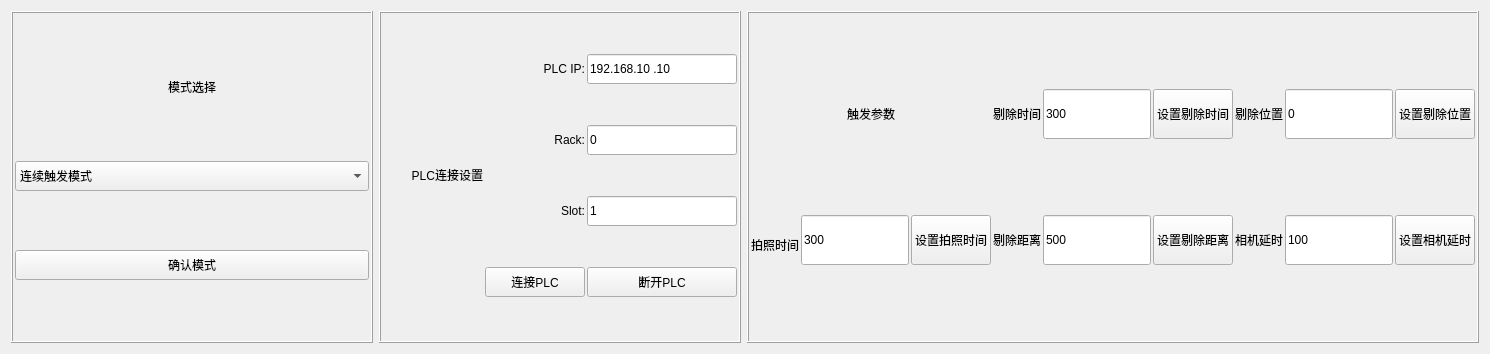
         <widget class="QWidget" name="scrollAreaWidgetContents3">
          <property name="geometry">
           <rect>
            <x>0</x>
            <y>0</y>
            <width>1490</width>
            <height>354</height>
           </rect>
          </property>
          <property name="styleSheet">
           <string notr="true">QWidget#scrollAreaWidgetContents3 {
    border: none;
    background: #FFFFFF;
}</string>
          </property>
          <layout class="QHBoxLayout" name="horizontalLayout_4">
           <item>
            <widget class="QFrame" name="tab3_frame1">
             <property name="sizePolicy">
              <sizepolicy hsizetype="Preferred" vsizetype="Preferred">
               <horstretch>0</horstretch>
               <verstretch>0</verstretch>
              </sizepolicy>
             </property>
             <property name="styleSheet">
              <string notr="true">font: 12pt &quot;黑体&quot;;</string>
             </property>
             <property name="frameShape">
              <enum>QFrame::Box</enum>
             </property>
             <property name="frameShadow">
              <enum>QFrame::Raised</enum>
             </property>
             <layout class="QVBoxLayout" name="verticalLayout_3">
              <property name="spacing">
               <number>2</number>
              </property>
              <property name="leftMargin">
               <number>2</number>
              </property>
              <property name="topMargin">
               <number>2</number>
              </property>
              <property name="rightMargin">
               <number>2</number>
              </property>
              <property name="bottomMargin">
               <number>2</number>
              </property>
              <item>
               <widget class="QLabel" name="label_15">
                <property name="sizePolicy">
                 <sizepolicy hsizetype="Preferred" vsizetype="Preferred">
                  <horstretch>0</horstretch>
                  <verstretch>0</verstretch>
                 </sizepolicy>
                </property>
                <property name="minimumSize">
                 <size>
                  <width>0</width>
                  <height>30</height>
                 </size>
                </property>
                <property name="maximumSize">
                 <size>
                  <width>16777215</width>
                  <height>30</height>
                 </size>
                </property>
                <property name="text">
                 <string>模式选择</string>
                </property>
                <property name="alignment">
                 <set>Qt::AlignCenter</set>
                </property>
               </widget>
              </item>
              <item>
               <widget class="QComboBox" name="comboBox_3">
                <property name="sizePolicy">
                 <sizepolicy hsizetype="Preferred" vsizetype="Fixed">
                  <horstretch>0</horstretch>
                  <verstretch>0</verstretch>
                 </sizepolicy>
                </property>
                <property name="minimumSize">
                 <size>
                  <width>0</width>
                  <height>30</height>
                 </size>
                </property>
                <property name="maximumSize">
                 <size>
                  <width>16777215</width>
                  <height>30</height>
                 </size>
                </property>
                <item>
                 <property name="text">
                  <string>连续触发模式</string>
                 </property>
                </item>
                <item>
                 <property name="text">
                  <string>间歇触发模式</string>
                 </property>
                </item>
               </widget>
              </item>
              <item>
               <widget class="QPushButton" name="plcmodebtn">
                <property name="sizePolicy">
                 <sizepolicy hsizetype="Preferred" vsizetype="Fixed">
                  <horstretch>0</horstretch>
                  <verstretch>0</verstretch>
                 </sizepolicy>
                </property>
                <property name="minimumSize">
                 <size>
                  <width>0</width>
                  <height>30</height>
                 </size>
                </property>
                <property name="maximumSize">
                 <size>
                  <width>16777215</width>
                  <height>30</height>
                 </size>
                </property>
                <property name="text">
                 <string>确认模式</string>
                </property>
               </widget>
              </item>
             </layout>
            </widget>
           </item>
           <item>
            <widget class="QFrame" name="tab3_frame2">
             <property name="sizePolicy">
              <sizepolicy hsizetype="Preferred" vsizetype="Preferred">
               <horstretch>0</horstretch>
               <verstretch>0</verstretch>
              </sizepolicy>
             </property>
             <property name="styleSheet">
              <string notr="true">font: 12pt &quot;黑体&quot;;</string>
             </property>
             <property name="frameShape">
              <enum>QFrame::Box</enum>
             </property>
             <property name="frameShadow">
              <enum>QFrame::Raised</enum>
             </property>
             <layout class="QGridLayout" name="gridLayout_10">
              <property name="leftMargin">
               <number>2</number>
              </property>
              <property name="topMargin">
               <number>2</number>
              </property>
              <property name="rightMargin">
               <number>2</number>
              </property>
              <property name="bottomMargin">
               <number>2</number>
              </property>
              <property name="spacing">
               <number>2</number>
              </property>
              <item row="2" column="2">
               <widget class="QLabel" name="label_5">
                <property name="sizePolicy">
                 <sizepolicy hsizetype="Preferred" vsizetype="Preferred">
                  <horstretch>0</horstretch>
                  <verstretch>0</verstretch>
                 </sizepolicy>
                </property>
                <property name="minimumSize">
                 <size>
                  <width>0</width>
                  <height>30</height>
                 </size>
                </property>
                <property name="maximumSize">
                 <size>
                  <width>16777215</width>
                  <height>30</height>
                 </size>
                </property>
                <property name="text">
                 <string>Slot:</string>
                </property>
                <property name="alignment">
                 <set>Qt::AlignRight|Qt::AlignTrailing|Qt::AlignVCenter</set>
                </property>
               </widget>
              </item>
              <item row="3" column="3">
               <widget class="QPushButton" name="DisconnectpushButton">
                <property name="sizePolicy">
                 <sizepolicy hsizetype="Preferred" vsizetype="Fixed">
                  <horstretch>0</horstretch>
                  <verstretch>0</verstretch>
                 </sizepolicy>
                </property>
                <property name="minimumSize">
                 <size>
                  <width>0</width>
                  <height>30</height>
                 </size>
                </property>
                <property name="maximumSize">
                 <size>
                  <width>16777215</width>
                  <height>30</height>
                 </size>
                </property>
                <property name="text">
                 <string>断开PLC</string>
                </property>
               </widget>
              </item>
              <item row="2" column="3">
               <widget class="QLineEdit" name="lineEdit_3">
                <property name="sizePolicy">
                 <sizepolicy hsizetype="Preferred" vsizetype="Fixed">
                  <horstretch>0</horstretch>
                  <verstretch>0</verstretch>
                 </sizepolicy>
                </property>
                <property name="minimumSize">
                 <size>
                  <width>0</width>
                  <height>30</height>
                 </size>
                </property>
                <property name="maximumSize">
                 <size>
                  <width>16777215</width>
                  <height>30</height>
                 </size>
                </property>
                <property name="text">
                 <string>1</string>
                </property>
               </widget>
              </item>
              <item row="1" column="2">
               <widget class="QLabel" name="label_3">
                <property name="sizePolicy">
                 <sizepolicy hsizetype="Preferred" vsizetype="Preferred">
                  <horstretch>0</horstretch>
                  <verstretch>0</verstretch>
                 </sizepolicy>
                </property>
                <property name="minimumSize">
                 <size>
                  <width>0</width>
                  <height>30</height>
                 </size>
                </property>
                <property name="maximumSize">
                 <size>
                  <width>16777215</width>
                  <height>30</height>
                 </size>
                </property>
                <property name="text">
                 <string>Rack:</string>
                </property>
                <property name="alignment">
                 <set>Qt::AlignRight|Qt::AlignTrailing|Qt::AlignVCenter</set>
                </property>
               </widget>
              </item>
              <item row="3" column="2">
               <widget class="QPushButton" name="ConnectpushButton">
                <property name="sizePolicy">
                 <sizepolicy hsizetype="Preferred" vsizetype="Fixed">
                  <horstretch>0</horstretch>
                  <verstretch>0</verstretch>
                 </sizepolicy>
                </property>
                <property name="minimumSize">
                 <size>
                  <width>0</width>
                  <height>30</height>
                 </size>
                </property>
                <property name="maximumSize">
                 <size>
                  <width>16777215</width>
                  <height>30</height>
                 </size>
                </property>
                <property name="text">
                 <string>连接PLC</string>
                </property>
               </widget>
              </item>
              <item row="0" column="2">
               <widget class="QLabel" name="label_2">
                <property name="sizePolicy">
                 <sizepolicy hsizetype="Preferred" vsizetype="Preferred">
                  <horstretch>0</horstretch>
                  <verstretch>0</verstretch>
                 </sizepolicy>
                </property>
                <property name="minimumSize">
                 <size>
                  <width>0</width>
                  <height>30</height>
                 </size>
                </property>
                <property name="maximumSize">
                 <size>
                  <width>16777215</width>
                  <height>30</height>
                 </size>
                </property>
                <property name="text">
                 <string>PLC IP:</string>
                </property>
                <property name="alignment">
                 <set>Qt::AlignRight|Qt::AlignTrailing|Qt::AlignVCenter</set>
                </property>
               </widget>
              </item>
              <item row="0" column="3">
               <widget class="QLineEdit" name="lineEdit">
                <property name="sizePolicy">
                 <sizepolicy hsizetype="Preferred" vsizetype="Fixed">
                  <horstretch>0</horstretch>
                  <verstretch>0</verstretch>
                 </sizepolicy>
                </property>
                <property name="minimumSize">
                 <size>
                  <width>150</width>
                  <height>30</height>
                 </size>
                </property>
                <property name="maximumSize">
                 <size>
                  <width>16777215</width>
                  <height>30</height>
                 </size>
                </property>
                <property name="inputMask">
                 <string>000.000.000.000</string>
                </property>
                <property name="text">
                 <string>192.168.10.10</string>
                </property>
               </widget>
              </item>
              <item row="1" column="3">
               <widget class="QLineEdit" name="lineEdit_2">
                <property name="sizePolicy">
                 <sizepolicy hsizetype="Preferred" vsizetype="Fixed">
                  <horstretch>0</horstretch>
                  <verstretch>0</verstretch>
                 </sizepolicy>
                </property>
                <property name="minimumSize">
                 <size>
                  <width>0</width>
                  <height>30</height>
                 </size>
                </property>
                <property name="maximumSize">
                 <size>
                  <width>16777215</width>
                  <height>30</height>
                 </size>
                </property>
                <property name="text">
                 <string>0</string>
                </property>
               </widget>
              </item>
              <item row="0" column="1" rowspan="4">
               <widget class="QLabel" name="label_7">
                <property name="sizePolicy">
                 <sizepolicy hsizetype="Preferred" vsizetype="Fixed">
                  <horstretch>0</horstretch>
                  <verstretch>0</verstretch>
                 </sizepolicy>
                </property>
                <property name="minimumSize">
                 <size>
                  <width>0</width>
                  <height>40</height>
                 </size>
                </property>
                <property name="maximumSize">
                 <size>
                  <width>16777215</width>
                  <height>40</height>
                 </size>
                </property>
                <property name="text">
                 <string>PLC连接设置</string>
                </property>
                <property name="alignment">
                 <set>Qt::AlignRight|Qt::AlignTrailing|Qt::AlignVCenter</set>
                </property>
               </widget>
              </item>
             </layout>
            </widget>
           </item>
           <item>
            <widget class="QFrame" name="tab3_frame3">
             <property name="sizePolicy">
              <sizepolicy hsizetype="Preferred" vsizetype="Preferred">
               <horstretch>0</horstretch>
               <verstretch>0</verstretch>
              </sizepolicy>
             </property>
             <property name="styleSheet">
              <string notr="true">font: 12pt &quot;黑体&quot;;</string>
             </property>
             <property name="frameShape">
              <enum>QFrame::Box</enum>
             </property>
             <property name="frameShadow">
              <enum>QFrame::Raised</enum>
             </property>
             <layout class="QGridLayout" name="gridLayout_8">
              <property name="leftMargin">
               <number>2</number>
              </property>
              <property name="topMargin">
               <number>2</number>
              </property>
              <property name="rightMargin">
               <number>2</number>
              </property>
              <property name="bottomMargin">
               <number>2</number>
              </property>
              <property name="spacing">
               <number>2</number>
              </property>
              <item row="2" column="3">
               <widget class="QPushButton" name="pushButton_8">
                <property name="sizePolicy">
                 <sizepolicy hsizetype="Preferred" vsizetype="Fixed">
                  <horstretch>0</horstretch>
                  <verstretch>0</verstretch>
                 </sizepolicy>
                </property>
                <property name="minimumSize">
                 <size>
                  <width>0</width>
                  <height>50</height>
                 </size>
                </property>
                <property name="maximumSize">
                 <size>
                  <width>16777215</width>
                  <height>50</height>
                 </size>
                </property>
                <property name="text">
                 <string>设置拍照时间</string>
                </property>
               </widget>
              </item>
              <item row="2" column="6">
               <widget class="QPushButton" name="WriteVDpushButton_2">
                <property name="sizePolicy">
                 <sizepolicy hsizetype="Preferred" vsizetype="Fixed">
                  <horstretch>0</horstretch>
                  <verstretch>0</verstretch>
                 </sizepolicy>
                </property>
                <property name="minimumSize">
                 <size>
                  <width>0</width>
                  <height>50</height>
                 </size>
                </property>
                <property name="maximumSize">
                 <size>
                  <width>16777215</width>
                  <height>50</height>
                 </size>
                </property>
                <property name="text">
                 <string>设置剔除距离</string>
                </property>
               </widget>
              </item>
              <item row="2" column="8">
               <widget class="QLineEdit" name="lineEdit_4">
                <property name="sizePolicy">
                 <sizepolicy hsizetype="Preferred" vsizetype="Fixed">
                  <horstretch>0</horstretch>
                  <verstretch>0</verstretch>
                 </sizepolicy>
                </property>
                <property name="minimumSize">
                 <size>
                  <width>0</width>
                  <height>50</height>
                 </size>
                </property>
                <property name="maximumSize">
                 <size>
                  <width>16777215</width>
                  <height>50</height>
                 </size>
                </property>
                <property name="text">
                 <string>100</string>
                </property>
               </widget>
              </item>
              <item row="0" column="7">
               <widget class="QLabel" name="label_17">
                <property name="sizePolicy">
                 <sizepolicy hsizetype="Preferred" vsizetype="Fixed">
                  <horstretch>0</horstretch>
                  <verstretch>0</verstretch>
                 </sizepolicy>
                </property>
                <property name="minimumSize">
                 <size>
                  <width>0</width>
                  <height>50</height>
                 </size>
                </property>
                <property name="maximumSize">
                 <size>
                  <width>16777215</width>
                  <height>50</height>
                 </size>
                </property>
                <property name="text">
                 <string>剔除位置</string>
                </property>
                <property name="alignment">
                 <set>Qt::AlignRight|Qt::AlignTrailing|Qt::AlignVCenter</set>
                </property>
               </widget>
              </item>
              <item row="0" column="8">
               <widget class="QLineEdit" name="lineEdit_12">
                <property name="sizePolicy">
                 <sizepolicy hsizetype="Preferred" vsizetype="Fixed">
                  <horstretch>0</horstretch>
                  <verstretch>0</verstretch>
                 </sizepolicy>
                </property>
                <property name="minimumSize">
                 <size>
                  <width>0</width>
                  <height>50</height>
                 </size>
                </property>
                <property name="maximumSize">
                 <size>
                  <width>16777215</width>
                  <height>50</height>
                 </size>
                </property>
                <property name="text">
                 <string>0</string>
                </property>
               </widget>
              </item>
              <item row="2" column="2">
               <widget class="QLineEdit" name="lineEdit_20">
                <property name="sizePolicy">
                 <sizepolicy hsizetype="Preferred" vsizetype="Fixed">
                  <horstretch>0</horstretch>
                  <verstretch>0</verstretch>
                 </sizepolicy>
                </property>
                <property name="minimumSize">
                 <size>
                  <width>0</width>
                  <height>50</height>
                 </size>
                </property>
                <property name="maximumSize">
                 <size>
                  <width>16777215</width>
                  <height>50</height>
                 </size>
                </property>
                <property name="text">
                 <string>300</string>
                </property>
               </widget>
              </item>
              <item row="0" column="5">
               <widget class="QLineEdit" name="lineEdit_8">
                <property name="sizePolicy">
                 <sizepolicy hsizetype="Preferred" vsizetype="Fixed">
                  <horstretch>0</horstretch>
                  <verstretch>0</verstretch>
                 </sizepolicy>
                </property>
                <property name="minimumSize">
                 <size>
                  <width>0</width>
                  <height>50</height>
                 </size>
                </property>
                <property name="maximumSize">
                 <size>
                  <width>16777215</width>
                  <height>50</height>
                 </size>
                </property>
                <property name="text">
                 <string>300</string>
                </property>
               </widget>
              </item>
              <item row="2" column="7">
               <widget class="QLabel" name="label_13">
                <property name="sizePolicy">
                 <sizepolicy hsizetype="Preferred" vsizetype="Fixed">
                  <horstretch>0</horstretch>
                  <verstretch>0</verstretch>
                 </sizepolicy>
                </property>
                <property name="minimumSize">
                 <size>
                  <width>0</width>
                  <height>50</height>
                 </size>
                </property>
                <property name="maximumSize">
                 <size>
                  <width>16777215</width>
                  <height>50</height>
                 </size>
                </property>
                <property name="text">
                 <string>相机延时</string>
                </property>
                <property name="alignment">
                 <set>Qt::AlignRight|Qt::AlignTrailing|Qt::AlignVCenter</set>
                </property>
               </widget>
              </item>
              <item row="2" column="4">
               <widget class="QLabel" name="label_6">
                <property name="sizePolicy">
                 <sizepolicy hsizetype="Preferred" vsizetype="Fixed">
                  <horstretch>0</horstretch>
                  <verstretch>0</verstretch>
                 </sizepolicy>
                </property>
                <property name="minimumSize">
                 <size>
                  <width>0</width>
                  <height>50</height>
                 </size>
                </property>
                <property name="maximumSize">
                 <size>
                  <width>16777215</width>
                  <height>50</height>
                 </size>
                </property>
                <property name="text">
                 <string>剔除距离</string>
                </property>
                <property name="alignment">
                 <set>Qt::AlignRight|Qt::AlignTrailing|Qt::AlignVCenter</set>
                </property>
               </widget>
              </item>
              <item row="2" column="5">
               <widget class="QLineEdit" name="lineEdit_7">
                <property name="sizePolicy">
                 <sizepolicy hsizetype="Preferred" vsizetype="Fixed">
                  <horstretch>0</horstretch>
                  <verstretch>0</verstretch>
                 </sizepolicy>
                </property>
                <property name="minimumSize">
                 <size>
                  <width>0</width>
                  <height>50</height>
                 </size>
                </property>
                <property name="maximumSize">
                 <size>
                  <width>16777215</width>
                  <height>50</height>
                 </size>
                </property>
                <property name="text">
                 <string>500</string>
                </property>
               </widget>
              </item>
              <item row="0" column="6">
               <widget class="QPushButton" name="WriteVDpushButton_3">
                <property name="sizePolicy">
                 <sizepolicy hsizetype="Preferred" vsizetype="Fixed">
                  <horstretch>0</horstretch>
                  <verstretch>0</verstretch>
                 </sizepolicy>
                </property>
                <property name="minimumSize">
                 <size>
                  <width>0</width>
                  <height>50</height>
                 </size>
                </property>
                <property name="maximumSize">
                 <size>
                  <width>16777215</width>
                  <height>50</height>
                 </size>
                </property>
                <property name="text">
                 <string>设置剔除时间</string>
                </property>
               </widget>
              </item>
              <item row="2" column="1">
               <widget class="QLabel" name="label_14">
                <property name="sizePolicy">
                 <sizepolicy hsizetype="Preferred" vsizetype="Fixed">
                  <horstretch>0</horstretch>
                  <verstretch>0</verstretch>
                 </sizepolicy>
                </property>
                <property name="minimumSize">
                 <size>
                  <width>0</width>
                  <height>50</height>
                 </size>
                </property>
                <property name="maximumSize">
                 <size>
                  <width>16777215</width>
                  <height>40</height>
                 </size>
                </property>
                <property name="text">
                 <string>拍照时间</string>
                </property>
                <property name="alignment">
                 <set>Qt::AlignRight|Qt::AlignTrailing|Qt::AlignVCenter</set>
                </property>
               </widget>
              </item>
              <item row="0" column="4">
               <widget class="QLabel" name="label_10">
                <property name="sizePolicy">
                 <sizepolicy hsizetype="Preferred" vsizetype="Fixed">
                  <horstretch>0</horstretch>
                  <verstretch>0</verstretch>
                 </sizepolicy>
                </property>
                <property name="minimumSize">
                 <size>
                  <width>0</width>
                  <height>50</height>
                 </size>
                </property>
                <property name="maximumSize">
                 <size>
                  <width>16777215</width>
                  <height>50</height>
                 </size>
                </property>
                <property name="text">
                 <string>剔除时间</string>
                </property>
                <property name="alignment">
                 <set>Qt::AlignRight|Qt::AlignTrailing|Qt::AlignVCenter</set>
                </property>
               </widget>
              </item>
              <item row="2" column="9">
               <widget class="QPushButton" name="delayButton">
                <property name="sizePolicy">
                 <sizepolicy hsizetype="Preferred" vsizetype="Fixed">
                  <horstretch>0</horstretch>
                  <verstretch>0</verstretch>
                 </sizepolicy>
                </property>
                <property name="minimumSize">
                 <size>
                  <width>0</width>
                  <height>50</height>
                 </size>
                </property>
                <property name="maximumSize">
                 <size>
                  <width>16777215</width>
                  <height>50</height>
                 </size>
                </property>
                <property name="text">
                 <string>设置相机延时</string>
                </property>
               </widget>
              </item>
              <item row="0" column="9">
               <widget class="QPushButton" name="eliminatebutton">
                <property name="sizePolicy">
                 <sizepolicy hsizetype="Preferred" vsizetype="Fixed">
                  <horstretch>0</horstretch>
                  <verstretch>0</verstretch>
                 </sizepolicy>
                </property>
                <property name="minimumSize">
                 <size>
                  <width>0</width>
                  <height>50</height>
                 </size>
                </property>
                <property name="maximumSize">
                 <size>
                  <width>16777215</width>
                  <height>50</height>
                 </size>
                </property>
                <property name="text">
                 <string>设置剔除位置</string>
                </property>
               </widget>
              </item>
              <item row="0" column="1" colspan="3">
               <widget class="QLabel" name="label_9">
                <property name="sizePolicy">
                 <sizepolicy hsizetype="Preferred" vsizetype="Fixed">
                  <horstretch>0</horstretch>
                  <verstretch>0</verstretch>
                 </sizepolicy>
                </property>
                <property name="minimumSize">
                 <size>
                  <width>0</width>
                  <height>50</height>
                 </size>
                </property>
                <property name="maximumSize">
                 <size>
                  <width>16777215</width>
                  <height>50</height>
                 </size>
                </property>
                <property name="styleSheet">
                 <string notr="true">font: 14pt &quot;黑体&quot;;</string>
                </property>
                <property name="text">
                 <string>触发参数</string>
                </property>
                <property name="alignment">
                 <set>Qt::AlignCenter</set>
                </property>
               </widget>
              </item>
             </layout>
            </widget>
           </item>
          </layout>
         </widget>
